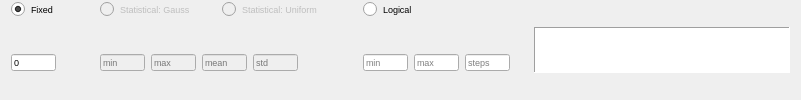
              <widget class="QFrame" name="frame_73">
               <property name="frameShape">
                <enum>QFrame::NoFrame</enum>
               </property>
               <property name="frameShadow">
                <enum>QFrame::Plain</enum>
               </property>
               <layout class="QHBoxLayout" name="horizontalLayout_49">
                <property name="topMargin">
                 <number>0</number>
                </property>
                <property name="bottomMargin">
                 <number>0</number>
                </property>
                <item>
                 <widget class="QFrame" name="frame_74">
                  <property name="frameShape">
                   <enum>QFrame::NoFrame</enum>
                  </property>
                  <property name="frameShadow">
                   <enum>QFrame::Plain</enum>
                  </property>
                  <layout class="QGridLayout" name="gridLayout_30">
                   <property name="leftMargin">
                    <number>0</number>
                   </property>
                   <property name="topMargin">
                    <number>0</number>
                   </property>
                   <property name="bottomMargin">
                    <number>0</number>
                   </property>
                   <item row="1" column="0">
                    <widget class="QFrame" name="frame_75">
                     <property name="frameShape">
                      <enum>QFrame::NoFrame</enum>
                     </property>
                     <property name="frameShadow">
                      <enum>QFrame::Plain</enum>
                     </property>
                     <layout class="QHBoxLayout" name="horizontalLayout_50">
                      <property name="leftMargin">
                       <number>0</number>
                      </property>
                      <property name="topMargin">
                       <number>0</number>
                      </property>
                      <property name="bottomMargin">
                       <number>0</number>
                      </property>
                      <item>
                       <widget class="QLineEdit" name="txt_fix_raa">
                        <property name="maximumSize">
                         <size>
                          <width>45</width>
                          <height>17</height>
                         </size>
                        </property>
                        <property name="font">
                         <font>
                          <pointsize>7</pointsize>
                         </font>
                        </property>
                        <property name="text">
                         <string>0</string>
                        </property>
                        <property name="placeholderText">
                         <string>value</string>
                        </property>
                       </widget>
                      </item>
                      <item>
                       <spacer name="horizontalSpacer_52">
                        <property name="orientation">
                         <enum>Qt::Horizontal</enum>
                        </property>
                        <property name="sizeType">
                         <enum>QSizePolicy::Maximum</enum>
                        </property>
                        <property name="sizeHint" stdset="0">
                         <size>
                          <width>20</width>
                          <height>20</height>
                         </size>
                        </property>
                       </spacer>
                      </item>
                     </layout>
                    </widget>
                   </item>
                   <item row="1" column="1">
                    <widget class="QFrame" name="frame_78">
                     <property name="frameShape">
                      <enum>QFrame::NoFrame</enum>
                     </property>
                     <property name="frameShadow">
                      <enum>QFrame::Plain</enum>
                     </property>
                     <layout class="QHBoxLayout" name="horizontalLayout_80">
                      <property name="leftMargin">
                       <number>9</number>
                      </property>
                      <property name="topMargin">
                       <number>0</number>
                      </property>
                      <property name="bottomMargin">
                       <number>0</number>
                      </property>
                      <item>
                       <widget class="QLineEdit" name="txt_gauss_min_raa">
                        <property name="enabled">
                         <bool>false</bool>
                        </property>
                        <property name="maximumSize">
                         <size>
                          <width>45</width>
                          <height>17</height>
                         </size>
                        </property>
                        <property name="font">
                         <font>
                          <pointsize>7</pointsize>
                         </font>
                        </property>
                        <property name="placeholderText">
                         <string>min</string>
                        </property>
                       </widget>
                      </item>
                      <item>
                       <widget class="QLineEdit" name="txt_gauss_max_raa">
                        <property name="enabled">
                         <bool>false</bool>
                        </property>
                        <property name="maximumSize">
                         <size>
                          <width>45</width>
                          <height>17</height>
                         </size>
                        </property>
                        <property name="font">
                         <font>
                          <pointsize>7</pointsize>
                         </font>
                        </property>
                        <property name="placeholderText">
                         <string>max</string>
                        </property>
                       </widget>
                      </item>
                      <item>
                       <widget class="QLineEdit" name="txt_gauss_mean_raa">
                        <property name="enabled">
                         <bool>false</bool>
                        </property>
                        <property name="maximumSize">
                         <size>
                          <width>45</width>
                          <height>17</height>
                         </size>
                        </property>
                        <property name="font">
                         <font>
                          <pointsize>7</pointsize>
                         </font>
                        </property>
                        <property name="placeholderText">
                         <string>mean</string>
                        </property>
                       </widget>
                      </item>
                      <item>
                       <widget class="QLineEdit" name="txt_gauss_std_raa">
                        <property name="enabled">
                         <bool>false</bool>
                        </property>
                        <property name="maximumSize">
                         <size>
                          <width>45</width>
                          <height>17</height>
                         </size>
                        </property>
                        <property name="font">
                         <font>
                          <pointsize>7</pointsize>
                         </font>
                        </property>
                        <property name="placeholderText">
                         <string>std</string>
                        </property>
                       </widget>
                      </item>
                      <item>
                       <spacer name="horizontalSpacer_54">
                        <property name="orientation">
                         <enum>Qt::Horizontal</enum>
                        </property>
                        <property name="sizeType">
                         <enum>QSizePolicy::Maximum</enum>
                        </property>
                        <property name="sizeHint" stdset="0">
                         <size>
                          <width>50</width>
                          <height>20</height>
                         </size>
                        </property>
                       </spacer>
                      </item>
                     </layout>
                    </widget>
                   </item>
                   <item row="0" column="1">
                    <widget class="QFrame" name="frame_77">
                     <property name="frameShape">
                      <enum>QFrame::NoFrame</enum>
                     </property>
                     <property name="frameShadow">
                      <enum>QFrame::Plain</enum>
                     </property>
                     <layout class="QHBoxLayout" name="horizontalLayout_52">
                      <property name="topMargin">
                       <number>0</number>
                      </property>
                      <property name="bottomMargin">
                       <number>0</number>
                      </property>
                      <item>
                       <widget class="QRadioButton" name="radio_gauss_raa">
                        <property name="enabled">
                         <bool>false</bool>
                        </property>
                        <property name="font">
                         <font>
                          <pointsize>7</pointsize>
                         </font>
                        </property>
                        <property name="text">
                         <string>Statistical: Gauss</string>
                        </property>
                        <attribute name="buttonGroup">
                         <string notr="true">buttonGroup_12</string>
                        </attribute>
                       </widget>
                      </item>
                      <item>
                       <widget class="QRadioButton" name="radio_uni_raa">
                        <property name="enabled">
                         <bool>false</bool>
                        </property>
                        <property name="font">
                         <font>
                          <pointsize>7</pointsize>
                         </font>
                        </property>
                        <property name="text">
                         <string>Statistical: Uniform</string>
                        </property>
                        <attribute name="buttonGroup">
                         <string notr="true">buttonGroup_12</string>
                        </attribute>
                       </widget>
                      </item>
                      <item>
                       <spacer name="horizontalSpacer_53">
                        <property name="orientation">
                         <enum>Qt::Horizontal</enum>
                        </property>
                        <property name="sizeType">
                         <enum>QSizePolicy::Maximum</enum>
                        </property>
                        <property name="sizeHint" stdset="0">
                         <size>
                          <width>10</width>
                          <height>20</height>
                         </size>
                        </property>
                       </spacer>
                      </item>
                     </layout>
                    </widget>
                   </item>
                   <item row="1" column="3">
                    <widget class="QFrame" name="frame_76">
                     <property name="frameShape">
                      <enum>QFrame::NoFrame</enum>
                     </property>
                     <property name="frameShadow">
                      <enum>QFrame::Plain</enum>
                     </property>
                     <layout class="QHBoxLayout" name="horizontalLayout_51">
                      <property name="leftMargin">
                       <number>0</number>
                      </property>
                      <property name="topMargin">
                       <number>0</number>
                      </property>
                      <property name="bottomMargin">
                       <number>0</number>
                      </property>
                      <item>
                       <widget class="QLineEdit" name="txt_log_min_raa">
                        <property name="maximumSize">
                         <size>
                          <width>45</width>
                          <height>17</height>
                         </size>
                        </property>
                        <property name="font">
                         <font>
                          <pointsize>7</pointsize>
                         </font>
                        </property>
                        <property name="placeholderText">
                         <string>min</string>
                        </property>
                       </widget>
                      </item>
                      <item>
                       <widget class="QLineEdit" name="txt_log_max_raa">
                        <property name="maximumSize">
                         <size>
                          <width>45</width>
                          <height>17</height>
                         </size>
                        </property>
                        <property name="font">
                         <font>
                          <pointsize>7</pointsize>
                         </font>
                        </property>
                        <property name="placeholderText">
                         <string>max</string>
                        </property>
                       </widget>
                      </item>
                      <item>
                       <widget class="QLineEdit" name="txt_log_steps_raa">
                        <property name="maximumSize">
                         <size>
                          <width>45</width>
                          <height>17</height>
                         </size>
                        </property>
                        <property name="font">
                         <font>
                          <pointsize>7</pointsize>
                         </font>
                        </property>
                        <property name="placeholderText">
                         <string>steps</string>
                        </property>
                       </widget>
                      </item>
                     </layout>
                    </widget>
                   </item>
                   <item row="0" column="3">
                    <widget class="QRadioButton" name="radio_log_raa">
                     <property name="font">
                      <font>
                       <pointsize>7</pointsize>
                      </font>
                     </property>
                     <property name="text">
                      <string>Logical</string>
                     </property>
                     <attribute name="buttonGroup">
                      <string notr="true">buttonGroup_12</string>
                     </attribute>
                    </widget>
                   </item>
                   <item row="0" column="0">
                    <widget class="QRadioButton" name="radio_fix_raa">
                     <property name="font">
                      <font>
                       <pointsize>7</pointsize>
                      </font>
                     </property>
                     <property name="text">
                      <string>Fixed</string>
                     </property>
                     <property name="iconSize">
                      <size>
                       <width>12</width>
                       <height>12</height>
                      </size>
                     </property>
                     <property name="checked">
                      <bool>true</bool>
                     </property>
                     <attribute name="buttonGroup">
                      <string notr="true">buttonGroup_12</string>
                     </attribute>
                    </widget>
                   </item>
                  </layout>
                 </widget>
                </item>
                <item>
                 <widget class="PlotWidget" name="viewRAA">
                  <property name="sizePolicy">
                   <sizepolicy hsizetype="Expanding" vsizetype="Fixed">
                    <horstretch>0</horstretch>
                    <verstretch>0</verstretch>
                   </sizepolicy>
                  </property>
                  <property name="maximumSize">
                   <size>
                    <width>16777215</width>
                    <height>46</height>
                   </size>
                  </property>
                  <property name="styleSheet">
                   <string notr="true">border-right-color: rgb(255, 255, 127);</string>
                  </property>
                  <property name="frameShape">
                   <enum>QFrame::Panel</enum>
                  </property>
                 </widget>
                </item>
               </layout>
              </widget>
